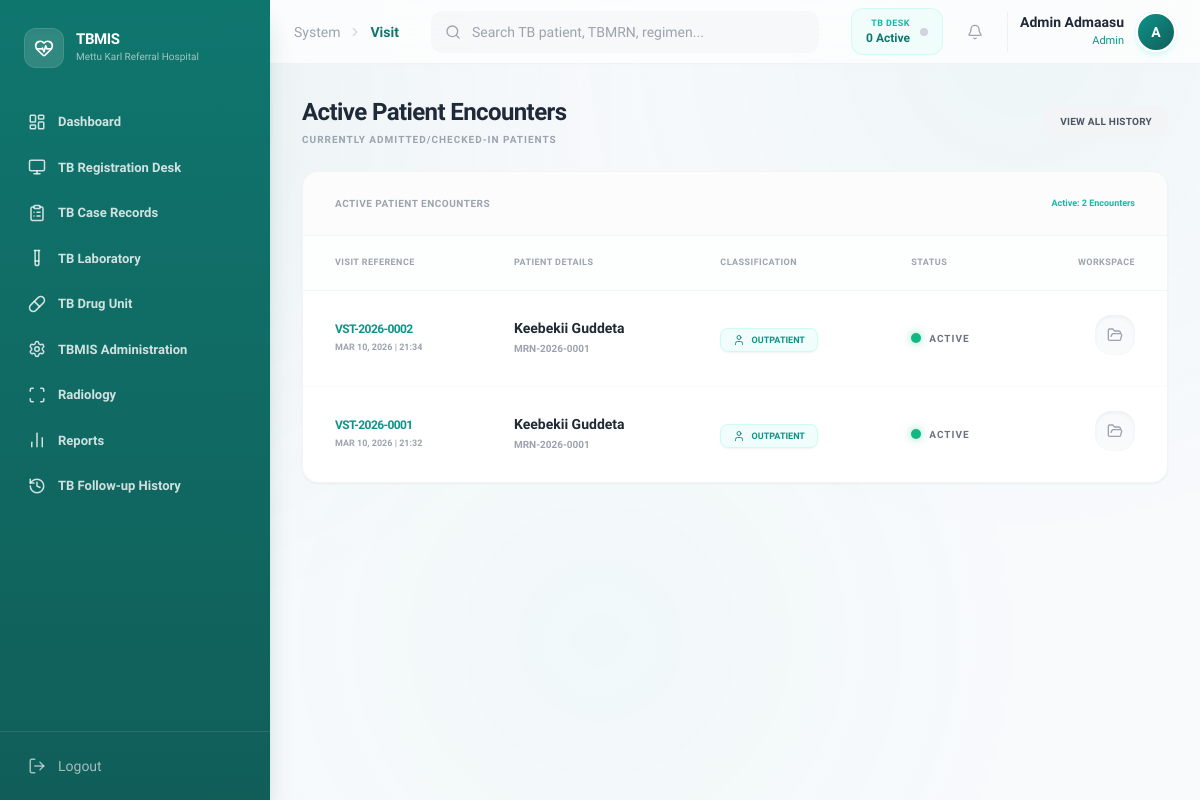
/index.php?page=visit (signed in), run on the app's committed database.
### tables this page shows
CREATE TABLE `medical_visits` (
  `visit_id` varchar(20) NOT NULL,
  `patient_id` varchar(20) DEFAULT NULL,
  `visit_date` date NOT NULL,
  `visit_type` enum('Outpatient','Emergency','Inpatient') NOT NULL,
  `clinical_notes` text DEFAULT NULL,
  `created_at` timestamp NOT NULL DEFAULT current_timestamp(),
  `triage_level` enum('Critical','Urgent','Non-Urgent') DEFAULT NULL,
  `status` enum('active','completed','cancelled') NOT NULL DEFAULT 'active',
  `triage_completed` tinyint(1) DEFAULT 0,
  `doctor_assigned` varchar(20) DEFAULT NULL,
  `doctor_completed` tinyint(1) DEFAULT 0,
  `assigned_doctor_id` varchar(20) DEFAULT NULL,
  `assigned_nurse_id` varchar(20) DEFAULT NULL
);

CREATE TABLE `patients` (
  `patient_id` varchar(20) NOT NULL,
  `medical_record_number` varchar(30) NOT NULL,
  `full_name` varchar(100) NOT NULL,
  `age` int(11) NOT NULL,
  `gender` varchar(10) NOT NULL,
  `address` varchar(255) DEFAULT NULL,
  `contact_details` varchar(100) DEFAULT NULL,
  `registered_date` date NOT NULL,
  `created_at` timestamp NOT NULL DEFAULT current_timestamp()
);

### includes/classes/visit.php (called while the page is built, shortened)
<?php
class Visit
{
    private $conn;
    private $table = "medical_visits";
    public function __construct($db)
    {
        $this->conn = $db;
    }
    public function countAll($role = '', $uid = '')
    {
        $sql = "SELECT COUNT(*) as total FROM " . $this->table . " WHERE status = 'active'";
        $stmt = $this->conn->prepare($sql);
        $stmt->execute();
        return $stmt->fetch(PDO::FETCH_ASSOC)['total'];
    }
    public function getPaginated($limit, $offset, $role = '', $uid = '')
    {
        $sql = "SELECT v.*, p.full_name, p.medical_record_number
                FROM " . $this->table . " v
                JOIN patients p ON v.patient_id = p.patient_id
                WHERE v.status = 'active'";
        $sql .= " ORDER BY v.created_at DESC LIMIT :limit OFFSET :offset";
        $stmt = $this->conn->prepare($sql);
        $stmt->bindValue(':limit', (int) $limit, PDO::PARAM_INT);
        $stmt->bindValue(':offset', (int) $offset, PDO::PARAM_INT);
        $stmt->execute();
        return $stmt;
    }
}

### modules/medical-record/visits.php (the view, shortened to what this page needs)
<?php
$userRole = $_SESSION['role'];
$userId = $_SESSION['user_id'];
$limit = 8;
$current_page = isset($_GET['p']) ? (int) $_GET['p'] : 1;
$offset = ($current_page - 1) * $limit;
$total_records = $visitObj->countAll($userRole, $userId);
$logs = $visitObj->getPaginated($limit, $offset, $userRole, $userId);
?>
<div class="space-y-6">
    <div class="flex flex-col md:flex-row md:items-center justify-between gap-4">
        <div>
            <h1 class="text-2xl font-bold text-gray-800 tracking-tight">Active Patient Encounters</h1>
            <p class="text-[10px] text-gray-400 font-bold uppercase tracking-widest mt-1">
                Currently admitted/checked-in patients
            </p>
        </div>
        <a href="index.php?page=visit-history"
            class="px-4 py-2 bg-gray-100 text-gray-600 rounded-xl text-[10px] font-semibold uppercase tracking-wide hover:bg-gray-200 transition-all">
            View All History
        </a>
    </div>
    <div class="bg-white rounded-2xl border border-gray-100 shadow-sm overflow-hidden transition-all">
        <div class="px-8 py-6 bg-gray-50/50 border-b border-gray-100 flex justify-between items-center">
            <h3 class="text-[10px] font-semibold text-gray-400 uppercase tracking-wider">Active Patient Encounters</h3>
            <span class="text-[9px] font-semibold text-teal-500">
                Active: <?php echo $total_records; ?> Encounters
            </span>
        </div>
        <table class="w-full text-left">
            <thead
                class="bg-gray-50/30 text-[9px] font-semibold text-gray-400 uppercase tracking-wider border-b border-gray-100">
                <tr>
                    <th class="px-8 py-5">Visit Reference</th>
                    <th class="px-8 py-5">Patient Details</th>
                    <th class="px-8 py-5">Classification</th>
                    <th class="px-8 py-5">Status</th>
                    <th class="px-8 py-5 text-right">Workspace</th>
                </tr>
            </thead>
            <tbody class="divide-y divide-gray-50">
                <?php
                if ($logs->rowCount() > 0):
                    while ($v = $logs->fetch(PDO::FETCH_ASSOC)):
                        $bg_style = ($v['visit_type'] == 'Emergency') ? 'bg-red-50 text-red-600 border-red-100' : 'bg-teal-50 text-teal-600 border-teal-100';
                        ?>
                        <tr class="hover:bg-teal-50/20 transition-all group">
                            <td class="px-8 py-6">
                                <p class="text-xs font-semibold text-teal-600 mb-1 tracking-tighter">
                                    <?php echo $v['visit_id']; ?>
                                </p>
                                <p class="text-[9px] font-bold text-gray-400 uppercase">
                                    <?php echo date("M d, Y | H:i", strtotime($v['created_at'])); ?>
                                </p>
                            </td>
                            <td class="px-8 py-6">
                                <p class="font-semibold text-gray-800 text-sm leading-none"><?php echo $v['full_name']; ?></p>
                                <p class="text-[10px] text-gray-400 font-bold uppercase mt-1.5">
                                    <?php echo $v['medical_record_number']; ?>
                                </p>
                            </td>
                            <td class="px-8 py-6">
                                <span class="px-3 py-1.5 <?php echo $bg_style; ?> text-[9px] font-semibold uppercase rounded-lg border transition-all duration-300 shadow-sm">
    <?php if($v['visit_type'] == 'Emergency'): ?>
        <i data-lucide="zap" class="w-3 h-3 inline mr-1 mb-0.5"></i>
    <?php elseif($v['visit_type'] == 'Inpatient'): ?>
        <i data-lucide="home" class="w-3 h-3 inline mr-1 mb-0.5"></i>
    <?php else: ?>
        <i data-lucide="user" class="w-3 h-3 inline mr-1 mb-0.5"></i>
    <?php endif; ?>
    <?php echo $v['visit_type']; ?>
</span>
                            </td>
                            <td class="px-8 py-6">
                                <div class="flex items-center gap-2">
                                    <span
                                        class="w-2.5 h-2.5 rounded-full bg-emerald-500 shadow-[0_0_8px_rgba(16,185,129,0.5)] animate-pulse"></span>
                                    <span class="text-[10px] font-semibold uppercase text-gray-500 tracking-widest">
                                        Active
                                    </span>
                                </div>
                            </td>
                            <td class="px-8 py-6 text-right">
                                <?php if ($_SESSION['role'] == 'Nurse'||$_SESSION['role'] == 'Doctor'): ?>
                                    <a href="index.php?page=consultation&id=<?php echo $v['patient_id']; ?>&vid=<?php echo $v['visit_id']; ?>"
                                        class="p-3 bg-gray-50 text-gray-400 hover:text-teal-600 hover:bg-teal-50 rounded-2xl transition-all inline-block shadow-inner group"
                                        title="Clinical Consultation">
                                        <i data-lucide="stethoscope" class="w-4 h-4 group-hover:scale-110 transition-transform"></i>
                                    </a>
                                <?php else: ?>
                                    <a href="index.php?page=records&id=<?php echo $v['patient_id']; ?>"
                                        class="p-3 bg-gray-50 text-gray-400 hover:text-teal-600 hover:bg-teal-50 rounded-2xl transition-all inline-block shadow-inner group"
                                        title="View Records">
                                        <i data-lucide="folder-open" class="w-4 h-4 group-hover:scale-110 transition-transform"></i>
                                    </a>
                                <?php endif; ?>
                            </td>
                        </tr>
                    <?php endwhile;
                endif; ?>
            </tbody>
        </table>
    </div>
</div>

### index.php (style rules this page uses)
body { font-family: 'Sora', sans-serif; background: #F8FAFC; }
body::before { content: ''; position: fixed; top: 0; left: 0; right: 0; bottom: 0; background: radial-gradient(circle at 10% 15%, rgba(15, 118, 110, 0.06), transparent 40%), radial-gradient(circle at 85% 5%, rgba(13, 148, 136, 0.04), transparent 40%), radial-gradient(circle at 50% 80%, rgba(16, 185, 129, 0.03), transparent 50%); pointer-events: none; z-index: 0; }
*, *::before, *::after { transition-property: color, background-color, border-color, box-shadow, transform, opacity; transition-timing-function: cubic-bezier(0.4, 0, 0.2, 1); }

### data on the page
medical_visits: visit_id "VST-2026-0002", created_at "MAR 10, 2026 | 21:34", patient.full_name "Keebekii Guddeta", patient.medical_record_number "MRN-2026-0001", visit_type "OUTPATIENT"
medical_visits: visit_id "VST-2026-0001", created_at "MAR 10, 2026 | 21:32", patient.full_name "Keebekii Guddeta", patient.medical_record_number "MRN-2026-0001", visit_type "OUTPATIENT"

### other printed values
$item['label'] "Dashboard"
$item['label'] "TB Registration Desk"
$item['label'] "TB Case Records"
$item['label'] "TB Laboratory"
$item['label'] "TB Drug Unit"
$item['label'] "TBMIS Administration"
$item['label'] "Radiology"
$item['label'] "Reports"
$item['label'] "TB Follow-up History"
str_replace('-', ' ', $page) "Visit"
$myLoad "0"
$_SESSION['full_name'] "Admin Admaasu"
$_SESSION['role'] "Admin"
substr($_SESSION['full_name'], 0, 1) "A"
$total_records "2"
